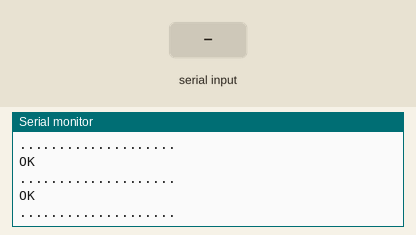
This sketch was run on a simulated Arduino Uno, built with avr-gcc and run on an emulated ATmega328P. On the bench: the last lines printed to the serial monitor. The inputs (shaded band) are chosen by the test bench. The modem accepts every AT command (registered, SIM ready, sends succeed) and sends nothing else.

Above: at 2.4 s.
2.5 s: "no change\n" received over the second serial link
At 4.6 s:
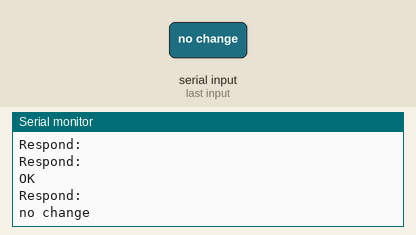
4.7 s: "1\n" received over Serial
At 7.4 s:
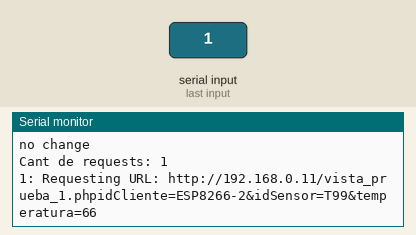
7.7 s: "ready\n" received over the second serial link
At 10.0 s:
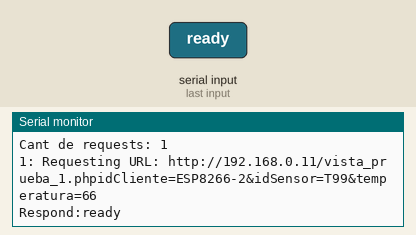
10.7 s: "2\n" received over Serial
At 12.0 s:
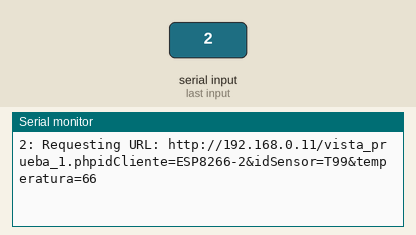

The sketch:

pruebaESP8266.ino
```cpp
#include <SoftwareSerial.h>
SoftwareSerial WIFI(3,2); // RX | TX

byte valorPorSerial = 0;

void setup() {

 Serial.begin(19200);
 WIFI.begin(19200);
 Serial.println("Servicio OK");

String ordenesAT[]=
  {  "AT+CWMODE=3",
     "AT+CWQAP",
     "AT+CWJAP=\"Mortorhead\",\"panamera911\"",
   //  "AT+CIFSR" ,
     "AT+CIPMUX=1",
     "AT+CIPSERVER=1,80",
     "END"                 // Para reconocer el fin de los comandos AT
  };


  int index = 0;
     while(ordenesAT[index] != "END")
        {  WIFI.println(ordenesAT[index++]);
           while ( true)
              {   String s = GetLineWIFI();
                  if ( s!= "") Serial.println(s);
                  if ( s.startsWith("no change"))
                          break;
                  if ( s.startsWith("OK"))
                          break;
                  if ( s.startsWith("ready"))
                         break;
                  // if (millis()-T >10000) break;
              }
          Serial.println("....................");

      }

    WIFI.println("AT+CIFSR");
  }

void loop()
  {

    delay(2000);

 /*    if (WIFI.available())
         { char c = WIFI.read() ;
           Serial.print(c);
         }
     if (Serial.available())
         {  char c = Serial.read();
            WIFI.print(c);
         }
*/

 // String url = "http://127.0.0.1/vista_prueba_1.php?idCliente=ESP8266-1&idSensor=T99&temperatura=66";


  String url = "http://192.168.0.11/vista_prueba_1.php";
  String data = "idCliente=ESP8266-2&idSensor=T99&temperatura=66";
  String host = "192.168.0.11";  //url o IP del servidor

 // http://localhost/vista_prueba_1.php?idCliente=almiron&idSensor=T02&temperatura=23

//Solo para prototipado
//Al enviar un valor entre 1 y 5 se envía a persistir valores de temperatura en la nube

if (Serial.available() > 0) {
  // read the incoming byte:
  valorPorSerial = Serial.read();
  valorPorSerial-= 48; //Se le resta 48 al nro ASCII leído para transformarlo a int de forma precaria

    if (valorPorSerial>0 and valorPorSerial<6)
    {
      Serial.print("Cant de requests: ");
      Serial.print(valorPorSerial);
      Serial.println();
      for (byte cont=0; cont<valorPorSerial; cont++){
        Serial.print(cont+1); Serial.print(": ");
        Serial.print("Requesting URL: "); Serial.println(url+data);
        postReq(url, data, host);
      }
      Serial.println();
      valorPorSerial=0;
    }
  }

 // delay(10000);


  while(WIFI.available()){
    Serial.print("Respond:");
    String line = WIFI.readStringUntil('\r');
    Serial.println(line);

  }


} //End LOOP

//------------------------Funciones definidas por usuario----------------------------

String GetLineWIFI()
   {   String S = "" ;
       if (WIFI.available())
          {    char c = WIFI.read(); ;
                while ( c != '\n' )            //Hasta que el caracter sea intro
                  {     S = S + c ;
                        delay(25) ;
                        c = WIFI.read();
                   }
                 return( S ) ;
          }
   }


void postReq(String url, String data, String host) {
  WIFI.println(String("POST ") + url + " HTTP/1.0\r\n" +
              "Host: " + host + "\r\n" +
              "Accept: *" + "/" + "*\r\n" +
              "Content-Length: " + data.length() + "\r\n" +
              "Content-Type: application/x-www-form-urlencoded\r\n" +
              "\r\n" + data);
  }

void getReq(String url, String data, String host) {
  WIFI.println(String("GET ") + url + data + " HTTP/1.1\r\n" +
              "Host: " + host + "\r\n" +
              "Connection: close\r\n\r\n");
  }
```

Measured:
- after the input at 2.5 s, the serial monitor: prints a new line after 1.8 s (image 1)
- after the input at 4.7 s, the serial monitor: prints a new line after 1.6 s (image 2)
- after the input at 7.7 s, the serial monitor: prints a new line after 0.73 s (image 3)
- after the input at 10.7 s, the serial monitor: prints a new line after 0.73 s (image 4)
